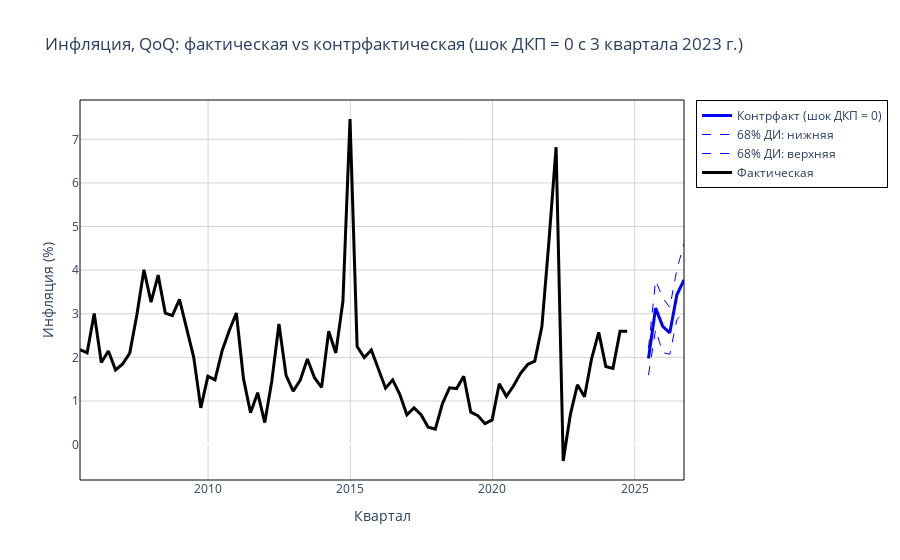
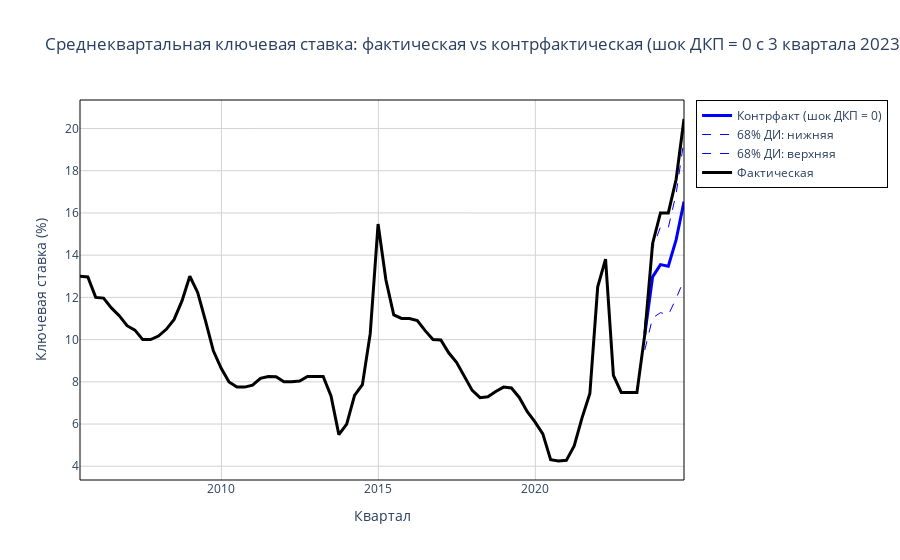

The notebook cell saved with these charts, in order:
### Markdown cell above
## 2) Нулевые шоки ДКП

### Code cell
# Готовим объект чтобы потом мочь посмотреть новые шоки ДКП
CF_ZERO_MP = np.zeros((T, N_ITER, N_VARS))

for i in range(N_ITER):
    # Восстанавливаем коэффициенты VAR
    B_p, B_y, B_i, B_b = unpack_parameters(beta_i=BETA[:, i])
    
    # Структурная матрица A0^{-1} для каждой итерации
    A0inv_full = np.vstack([A0INV_P[i, :], A0INV_Y[i, :], A0INV_I[i, :],  A0INV_B[i, :]])
    
    # Шоки
    shocks_as = SHOCKS_AS[i, :]
    shocks_ad = SHOCKS_PRIVATED_AD[i, :]
    shocks_mp = SHOCKS_MP[i, :]
    shocks_fp = SHOCKS_FP[i, :]
    
    # Восстанавливаем начальные значения переменных до t_fix
    Y_temp = get_initial_values(T_FIX=T_FIX, T=T, X_MAT=X_MAT, B_p=B_p, B_y=B_y, B_i=B_i, B_b=B_b, A0inv_full=A0inv_full,
                                shocks_as=shocks_as, shocks_ad=shocks_ad, shocks_mp=shocks_mp, shocks_fp=shocks_fp)

    
    # С 2023Q3 задаём MP-шок = 0
    for t in range(T_FIX, T):
        # Собираем лаги (размер (4,))
        l1 = Y_temp[t-1, :].reshape(-1, 1)
        l2 = Y_temp[t-2, :].reshape(-1, 1)

        # Формируем x_sim как вектор [10 x 1]
        x_sim = np.vstack([l1, l2, X_MAT[t, 8], X_MAT[t, 9]])
        
        eps_zero = np.vstack([shocks_as[t], shocks_ad[t], 0, shocks_fp[t]])
        
        # Обновляем Y_temp
        Y_temp[t, P] = (B_p.T @ x_sim + A0inv_full[P, :] @ eps_zero).item()
        Y_temp[t, Y] = (B_y.T @ x_sim + A0inv_full[Y, :] @ eps_zero).item()
        Y_temp[t, I] = (B_i.T @ x_sim + A0inv_full[I, :] @ eps_zero).item()
        Y_temp[t, B] = (B_b.T @ x_sim + A0inv_full[B, :] @ eps_zero).item()
    
    # Сохраняем результат симуляции
    CF_ZERO_MP[:, i, :] = Y_temp

# Строим графики. Инфляция
p_low, p_median, p_high = analyze_and_plot(CF=CF_ZERO_MP[:, :, P], title='Инфляция, QoQ: фактическая vs контрфактическая (шок ДКП = 0 с 3 квартала 2023 г.)',
                                           name='Контрфакт (шок ДКП = 0)', file_name='I_КА_2_Нулевые_шоки_ДКП_Инфляция',
                                           last_point=LAST_POINT, quarters=QUARTERS_FORECAST, actual=ACTUAL_P)

# Строим графики. Ставка
i_low, i_median, i_high = analyze_and_plot(CF=CF_ZERO_MP[:, :, I], title='Среднеквартальная ключевая ставка: фактическая vs контрфактическая (шок ДКП = 0 с 3 квартала 2023 г.)',
                                           name='Контрфакт (шок ДКП = 0)', file_name='I_КА_2_Нулевые_шоки_ДКП_Ставка',
                                           last_point=LAST_POINT, quarters=QUARTERS, actual=ACTUAL_I, yaxis_title="Ключевая ставка (%)")

### Figure 1 — Plotly figure (JSON) as saved in the notebook; plotly's stock layout.template omitted (floating-point values rounded to 4 significant figures)
{"data": [{"line": {"color": "#0000ff", "width": 3}, "mode": "lines", "name": "Контрфакт (шок ДКП = 0)", "type": "scatter", "x": ["2025-06-26T00:00:00", "2025-09-25T06:00:00", "2025-12-25T12:00:00", "2026-03-26T18:00:00", "2026-06-26T00:00:00", "2026-09-25T06:00:00"], "y": [1.975, 3.129, 2.711, 2.564, 3.437, 3.777]}, {"line": {"color": "#0000ff", "dash": "dash", "width": 1}, "mode": "lines", "name": "68% ДИ: нижняя", "type": "scatter", "x": ["2025-06-26T00:00:00", "2025-09-25T06:00:00", "2025-12-25T12:00:00", "2026-03-26T18:00:00", "2026-06-26T00:00:00", "2026-09-25T06:00:00"], "y": [1.595, 2.641, 2.11, 2.071, 2.87, 3.03]}, {"line": {"color": "#0000ff", "dash": "dash", "width": 1}, "mode": "lines", "name": "68% ДИ: верхняя", "type": "scatter", "x": ["2025-06-26T00:00:00", "2025-09-25T06:00:00", "2025-12-25T12:00:00", "2026-03-26T18:00:00", "2026-06-26T00:00:00", "2026-09-25T06:00:00"], "y": [2.207, 3.766, 3.365, 3.143, 4.021, 4.605]}, {"line": {"color": "#000000", "width": 3}, "mode": "lines", "name": "Фактическая", "type": "scatter", "x": ["2005-07-01T00:00:00", "2005-09-30T06:00:00", "2005-12-30T12:00:00", "2006-03-31T18:00:00", "2006-07-01T00:00:00", "2006-09-30T06:00:00", "2006-12-30T12:00:00", "2007-03-31T18:00:00", "2007-07-01T00:00:00", "2007-09-30T06:00:00", "2007-12-30T12:00:00", "2008-03-30T18:00:00", "2008-06-30T00:00:00", "2008-09-29T06:00:00", "2008-12-29T12:00:00", "2009-03-30T18:00:00", "2009-06-30T00:00:00", "2009-09-29T06:00:00", "2009-12-29T12:00:00", "2010-03-30T18:00:00", "2010-06-30T00:00:00", "2010-09-29T06:00:00", "2010-12-29T12:00:00", "2011-03-30T18:00:00", "2011-06-30T00:00:00", "2011-09-29T06:00:00", "2011-12-29T12:00:00", "2012-03-29T18:00:00", "2012-06-29T00:00:00", "2012-09-28T06:00:00", "2012-12-28T12:00:00", "2013-03-29T18:00:00", "2013-06-29T00:00:00", "2013-09-28T06:00:00", "2013-12-28T12:00:00", "2014-03-29T18:00:00", "2014-06-29T00:00:00", "2014-09-28T06:00:00", "2014-12-28T12:00:00", "2015-03-29T18:00:00", "2015-06-29T00:00:00", "2015-09-28T06:00:00", "2015-12-28T12:00:00", "2016-03-28T18:00:00", "2016-06-28T00:00:00", "2016-09-27T06:00:00", "2016-12-27T12:00:00", "2017-03-28T18:00:00", "2017-06-28T00:00:00", "2017-09-27T06:00:00", "2017-12-27T12:00:00", "2018-03-28T18:00:00", "2018-06-28T00:00:00", "2018-09-27T06:00:00", "2018-12-27T12:00:00", "2019-03-28T18:00:00", "2019-06-28T00:00:00", "2019-09-27T06:00:00", "2019-12-27T12:00:00", "2020-03-27T18:00:00", "2020-06-27T00:00:00", "2020-09-26T06:00:00", "2020-12-26T12:00:00", "2021-03-27T18:00:00", "2021-06-27T00:00:00", "2021-09-26T06:00:00", "2021-12-26T12:00:00", "2022-03-27T18:00:00", "2022-06-27T00:00:00", "2022-09-26T06:00:00", "2022-12-26T12:00:00", "2023-03-27T18:00:00", "2023-06-27T00:00:00", "2023-09-26T06:00:00", "2023-12-26T12:00:00", "2024-03-26T18:00:00", "2024-06-26T00:00:00", "2024-09-25T06:00:00", "2024-12-25T12:00:00", "2025-03-26T18:00:00", "2025-06-26T00:00:00", "2025-09-25T06:00:00", "2025-12-25T12:00:00", "2026-03-26T18:00:00", "2026-06-26T00:00:00", "2026-09-25T06:00:00"], "y": [2.181, 2.104, 3.008, 1.881, 2.146, 1.711, 1.85, 2.098, 2.972, 4.008, 3.268, 3.886, 3.017, 2.96, 3.332, 2.695, 2.006, 0.842, 1.566, 1.485, 2.152, 2.611, 3.019, 1.518, 0.7303, 1.191, 0.5048, 1.463, 2.767, 1.588, 1.226, 1.48, 1.962, 1.535, 1.312, 2.601, 2.103, 3.287, 7.466, 2.25, 1.996, 2.168, 1.736, 1.295, 1.485, 1.154, 0.6847, 0.8425, 0.6843, 0.4002, 0.357, 0.9389, 1.303, 1.285, 1.567, 0.7429, 0.6641, 0.4798, 0.5667, 1.395, 1.107, 1.345, 1.635, 1.838, 1.914, 2.708, 4.678, 6.82, -0.3757, 0.6815, 1.373, 1.096, 1.974, 2.576, 1.792, 1.748, 2.598, 2.598]}], "layout": {"legend": {"bordercolor": "#000000", "borderwidth": 1}, "paper_bgcolor": "#ffffff", "plot_bgcolor": "#ffffff", "shapes": [{"line": {"color": "#000000", "width": 1}, "type": "rect", "x0": 0, "x1": 1, "xref": "paper", "y0": 0, "y1": 1, "yref": "paper"}], "showlegend": true, "title": {"text": "Инфляция, QoQ: фактическая vs контрфактическая (шок ДКП = 0 с 3 квартала 2023 г.)"}, "xaxis": {"gridcolor": "#d3d3d3", "gridwidth": 1, "showgrid": true, "title": {"text": "Квартал"}}, "yaxis": {"gridcolor": "#d3d3d3", "gridwidth": 1, "showgrid": true, "title": {"text": "Инфляция (%)"}}}}

### Figure 2 — Plotly figure (JSON) as saved in the notebook; plotly's stock layout.template omitted (floating-point values rounded to 4 significant figures)
{"data": [{"line": {"color": "#0000ff", "width": 3}, "mode": "lines", "name": "Контрфакт (шок ДКП = 0)", "type": "scatter", "x": ["2023-06-27T00:00:00", "2023-09-26T06:00:00", "2023-12-26T12:00:00", "2024-03-26T18:00:00", "2024-06-26T00:00:00", "2024-09-25T06:00:00"], "y": [10.24, 12.97, 13.55, 13.48, 14.73, 16.54]}, {"line": {"color": "#0000ff", "dash": "dash", "width": 1}, "mode": "lines", "name": "68% ДИ: нижняя", "type": "scatter", "x": ["2023-06-27T00:00:00", "2023-09-26T06:00:00", "2023-12-26T12:00:00", "2024-03-26T18:00:00", "2024-06-26T00:00:00", "2024-09-25T06:00:00"], "y": [9.508, 11.03, 11.28, 11.17, 11.95, 12.84]}, {"line": {"color": "#0000ff", "dash": "dash", "width": 1}, "mode": "lines", "name": "68% ДИ: верхняя", "type": "scatter", "x": ["2023-06-27T00:00:00", "2023-09-26T06:00:00", "2023-12-26T12:00:00", "2024-03-26T18:00:00", "2024-06-26T00:00:00", "2024-09-25T06:00:00"], "y": [10.7, 14.32, 15.33, 15.3, 16.91, 19.45]}, {"line": {"color": "#000000", "width": 3}, "mode": "lines", "name": "Фактическая", "type": "scatter", "x": ["2005-07-01T00:00:00", "2005-09-30T06:00:00", "2005-12-30T12:00:00", "2006-03-31T18:00:00", "2006-07-01T00:00:00", "2006-09-30T06:00:00", "2006-12-30T12:00:00", "2007-03-31T18:00:00", "2007-07-01T00:00:00", "2007-09-30T06:00:00", "2007-12-30T12:00:00", "2008-03-30T18:00:00", "2008-06-30T00:00:00", "2008-09-29T06:00:00", "2008-12-29T12:00:00", "2009-03-30T18:00:00", "2009-06-30T00:00:00", "2009-09-29T06:00:00", "2009-12-29T12:00:00", "2010-03-30T18:00:00", "2010-06-30T00:00:00", "2010-09-29T06:00:00", "2010-12-29T12:00:00", "2011-03-30T18:00:00", "2011-06-30T00:00:00", "2011-09-29T06:00:00", "2011-12-29T12:00:00", "2012-03-29T18:00:00", "2012-06-29T00:00:00", "2012-09-28T06:00:00", "2012-12-28T12:00:00", "2013-03-29T18:00:00", "2013-06-29T00:00:00", "2013-09-28T06:00:00", "2013-12-28T12:00:00", "2014-03-29T18:00:00", "2014-06-29T00:00:00", "2014-09-28T06:00:00", "2014-12-28T12:00:00", "2015-03-29T18:00:00", "2015-06-29T00:00:00", "2015-09-28T06:00:00", "2015-12-28T12:00:00", "2016-03-28T18:00:00", "2016-06-28T00:00:00", "2016-09-27T06:00:00", "2016-12-27T12:00:00", "2017-03-28T18:00:00", "2017-06-28T00:00:00", "2017-09-27T06:00:00", "2017-12-27T12:00:00", "2018-03-28T18:00:00", "2018-06-28T00:00:00", "2018-09-27T06:00:00", "2018-12-27T12:00:00", "2019-03-28T18:00:00", "2019-06-28T00:00:00", "2019-09-27T06:00:00", "2019-12-27T12:00:00", "2020-03-27T18:00:00", "2020-06-27T00:00:00", "2020-09-26T06:00:00", "2020-12-26T12:00:00", "2021-03-27T18:00:00", "2021-06-27T00:00:00", "2021-09-26T06:00:00", "2021-12-26T12:00:00", "2022-03-27T18:00:00", "2022-06-27T00:00:00", "2022-09-26T06:00:00", "2022-12-26T12:00:00", "2023-03-27T18:00:00", "2023-06-27T00:00:00", "2023-09-26T06:00:00", "2023-12-26T12:00:00", "2024-03-26T18:00:00", "2024-06-26T00:00:00", "2024-09-25T06:00:00"], "y": [13, 12.97, 12, 11.97, 11.5, 11.13, 10.66, 10.45, 10, 10, 10.17, 10.49, 10.96, 11.83, 13, 12.23, 10.89, 9.467, 8.642, 7.992, 7.75, 7.75, 7.842, 8.167, 8.25, 8.242, 8, 8, 8.042, 8.25, 8.25, 8.25, 7.333, 5.5, 6, 7.356, 7.862, 10.28, 15.48, 12.83, 11.17, 11, 11, 10.9, 10.42, 10, 9.981, 9.377, 8.921, 8.246, 7.593, 7.25, 7.292, 7.544, 7.75, 7.706, 7.259, 6.594, 6.105, 5.536, 4.314, 4.25, 4.28, 4.962, 6.295, 7.446, 12.5, 13.81, 8.305, 7.5, 7.5, 7.5, 10.25, 14.55, 16, 16, 17.59, 20.45]}], "layout": {"legend": {"bordercolor": "#000000", "borderwidth": 1}, "paper_bgcolor": "#ffffff", "plot_bgcolor": "#ffffff", "shapes": [{"line": {"color": "#000000", "width": 1}, "type": "rect", "x0": 0, "x1": 1, "xref": "paper", "y0": 0, "y1": 1, "yref": "paper"}], "showlegend": true, "title": {"text": "Среднеквартальная ключевая ставка: фактическая vs контрфактическая (шок ДКП = 0 с 3 квартала 2023 г.)"}, "xaxis": {"gridcolor": "#d3d3d3", "gridwidth": 1, "showgrid": true, "title": {"text": "Квартал"}}, "yaxis": {"gridcolor": "#d3d3d3", "gridwidth": 1, "showgrid": true, "title": {"text": "Ключевая ставка (%)"}}}}
